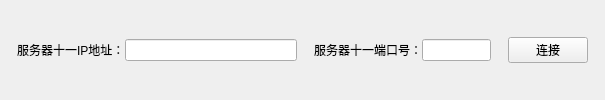
      <widget class="QWidget" name="ui_lamp_serverinfo_widget_35" native="true">
       <layout class="QHBoxLayout" name="horizontalLayout_44" stretch="1,2,10,1,2,4,1,4,1">
        <property name="spacing">
         <number>0</number>
        </property>
        <property name="leftMargin">
         <number>0</number>
        </property>
        <property name="topMargin">
         <number>0</number>
        </property>
        <property name="rightMargin">
         <number>0</number>
        </property>
        <property name="bottomMargin">
         <number>0</number>
        </property>
        <item>
         <spacer name="horizontalSpacer_171">
          <property name="orientation">
           <enum>Qt::Horizontal</enum>
          </property>
          <property name="sizeHint" stdset="0">
           <size>
            <width>18</width>
            <height>20</height>
           </size>
          </property>
         </spacer>
        </item>
        <item>
         <widget class="QLabel" name="label_85">
          <property name="text">
           <string>服务器十一IP地址：</string>
          </property>
         </widget>
        </item>
        <item>
         <widget class="QLineEdit" name="ui_lamp_server_ip11_3"/>
        </item>
        <item>
         <spacer name="horizontalSpacer_172">
          <property name="orientation">
           <enum>Qt::Horizontal</enum>
          </property>
          <property name="sizeHint" stdset="0">
           <size>
            <width>18</width>
            <height>20</height>
           </size>
          </property>
         </spacer>
        </item>
        <item>
         <widget class="QLabel" name="label_86">
          <property name="text">
           <string>服务器十一端口号：</string>
          </property>
         </widget>
        </item>
        <item>
         <widget class="QLineEdit" name="ui_lamp_server_port11_3"/>
        </item>
        <item>
         <spacer name="horizontalSpacer_173">
          <property name="orientation">
           <enum>Qt::Horizontal</enum>
          </property>
          <property name="sizeHint" stdset="0">
           <size>
            <width>17</width>
            <height>20</height>
           </size>
          </property>
         </spacer>
        </item>
        <item>
         <widget class="QPushButton" name="ui_lamp_connect_btn11_3">
          <property name="text">
           <string>连接</string>
          </property>
         </widget>
        </item>
        <item>
         <spacer name="horizontalSpacer_174">
          <property name="orientation">
           <enum>Qt::Horizontal</enum>
          </property>
          <property name="sizeHint" stdset="0">
           <size>
            <width>40</width>
            <height>20</height>
           </size>
          </property>
         </spacer>
        </item>
       </layout>
      </widget>
